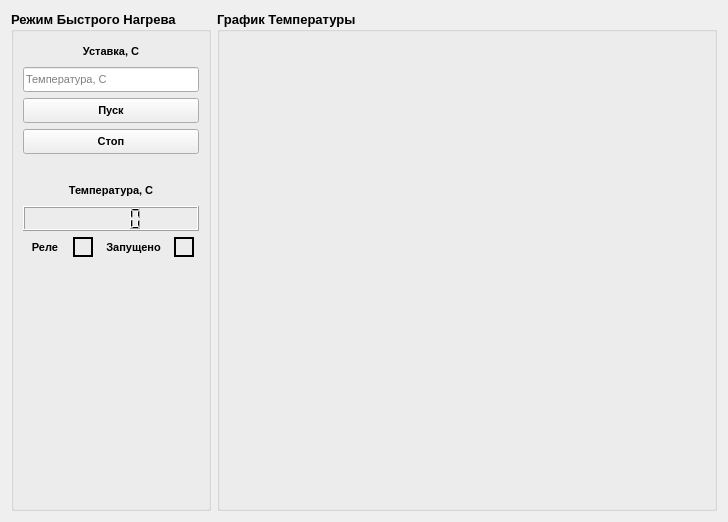
<?xml version="1.0" encoding="UTF-8"?>
<ui version="4.0">
 <class>FastHeat</class>
 <widget class="QWidget" name="FastHeat">
  <property name="geometry">
   <rect>
    <x>0</x>
    <y>0</y>
    <width>724</width>
    <height>518</height>
   </rect>
  </property>
  <property name="windowTitle">
   <string>Form</string>
  </property>
  <layout class="QHBoxLayout" name="horizontalLayout">
   <item>
    <widget class="QGroupBox" name="groupBox_3">
     <property name="minimumSize">
      <size>
       <width>200</width>
       <height>500</height>
      </size>
     </property>
     <property name="maximumSize">
      <size>
       <width>200</width>
       <height>16777215</height>
      </size>
     </property>
     <property name="font">
      <font>
       <pointsize>10</pointsize>
       <weight>75</weight>
       <bold>true</bold>
      </font>
     </property>
     <property name="title">
      <string>Режим Быстрого Нагрева</string>
     </property>
     <layout class="QVBoxLayout" name="verticalLayout_2">
      <item>
       <widget class="QLabel" name="label_2">
        <property name="minimumSize">
         <size>
          <width>0</width>
          <height>20</height>
         </size>
        </property>
        <property name="maximumSize">
         <size>
          <width>16777215</width>
          <height>20</height>
         </size>
        </property>
        <property name="font">
         <font>
          <pointsize>8</pointsize>
          <weight>75</weight>
          <bold>true</bold>
         </font>
        </property>
        <property name="text">
         <string>Уставка, C</string>
        </property>
        <property name="alignment">
         <set>Qt::AlignCenter</set>
        </property>
       </widget>
      </item>
      <item>
       <widget class="QLineEdit" name="lineedit_setpoint">
        <property name="minimumSize">
         <size>
          <width>0</width>
          <height>25</height>
         </size>
        </property>
        <property name="maximumSize">
         <size>
          <width>16777215</width>
          <height>25</height>
         </size>
        </property>
        <property name="font">
         <font>
          <pointsize>8</pointsize>
          <weight>50</weight>
          <bold>false</bold>
         </font>
        </property>
        <property name="placeholderText">
         <string>Температура, C</string>
        </property>
       </widget>
      </item>
      <item>
       <widget class="QPushButton" name="pushbutton_run">
        <property name="minimumSize">
         <size>
          <width>0</width>
          <height>25</height>
         </size>
        </property>
        <property name="maximumSize">
         <size>
          <width>16777215</width>
          <height>25</height>
         </size>
        </property>
        <property name="font">
         <font>
          <pointsize>8</pointsize>
          <weight>75</weight>
          <bold>true</bold>
         </font>
        </property>
        <property name="text">
         <string>Пуск</string>
        </property>
       </widget>
      </item>
      <item>
       <widget class="QPushButton" name="pushbutton_stop">
        <property name="minimumSize">
         <size>
          <width>0</width>
          <height>25</height>
         </size>
        </property>
        <property name="maximumSize">
         <size>
          <width>16777215</width>
          <height>25</height>
         </size>
        </property>
        <property name="font">
         <font>
          <pointsize>8</pointsize>
          <weight>75</weight>
          <bold>true</bold>
         </font>
        </property>
        <property name="text">
         <string>Стоп</string>
        </property>
       </widget>
      </item>
      <item>
       <spacer name="verticalSpacer">
        <property name="orientation">
         <enum>Qt::Vertical</enum>
        </property>
        <property name="sizeType">
         <enum>QSizePolicy::Fixed</enum>
        </property>
        <property name="sizeHint" stdset="0">
         <size>
          <width>20</width>
          <height>20</height>
         </size>
        </property>
       </spacer>
      </item>
      <item>
       <widget class="QLabel" name="label">
        <property name="minimumSize">
         <size>
          <width>0</width>
          <height>20</height>
         </size>
        </property>
        <property name="maximumSize">
         <size>
          <width>16777215</width>
          <height>20</height>
         </size>
        </property>
        <property name="font">
         <font>
          <pointsize>8</pointsize>
          <weight>75</weight>
          <bold>true</bold>
         </font>
        </property>
        <property name="text">
         <string>Температура, C</string>
        </property>
        <property name="alignment">
         <set>Qt::AlignCenter</set>
        </property>
       </widget>
      </item>
      <item>
       <widget class="QLCDNumber" name="lcdnumber_actualvalue">
        <property name="minimumSize">
         <size>
          <width>0</width>
          <height>25</height>
         </size>
        </property>
        <property name="maximumSize">
         <size>
          <width>16777215</width>
          <height>25</height>
         </size>
        </property>
        <property name="font">
         <font>
          <pointsize>8</pointsize>
          <weight>50</weight>
          <bold>false</bold>
         </font>
        </property>
       </widget>
      </item>
      <item>
       <layout class="QHBoxLayout" name="horizontalLayout_2">
        <item>
         <widget class="QLabel" name="label_6">
          <property name="minimumSize">
           <size>
            <width>0</width>
            <height>20</height>
           </size>
          </property>
          <property name="maximumSize">
           <size>
            <width>40</width>
            <height>20</height>
           </size>
          </property>
          <property name="font">
           <font>
            <pointsize>8</pointsize>
            <weight>75</weight>
            <bold>true</bold>
           </font>
          </property>
          <property name="text">
           <string>Реле</string>
          </property>
          <property name="alignment">
           <set>Qt::AlignCenter</set>
          </property>
         </widget>
        </item>
        <item>
         <widget class="QLabel" name="label_relay">
          <property name="minimumSize">
           <size>
            <width>20</width>
            <height>20</height>
           </size>
          </property>
          <property name="maximumSize">
           <size>
            <width>20</width>
            <height>20</height>
           </size>
          </property>
          <property name="font">
           <font>
            <pointsize>8</pointsize>
            <weight>50</weight>
            <bold>false</bold>
           </font>
          </property>
          <property name="frameShape">
           <enum>QFrame::WinPanel</enum>
          </property>
          <property name="text">
           <string/>
          </property>
          <property name="alignment">
           <set>Qt::AlignCenter</set>
          </property>
         </widget>
        </item>
        <item>
         <widget class="QLabel" name="label_4">
          <property name="minimumSize">
           <size>
            <width>0</width>
            <height>20</height>
           </size>
          </property>
          <property name="maximumSize">
           <size>
            <width>65</width>
            <height>20</height>
           </size>
          </property>
          <property name="font">
           <font>
            <pointsize>8</pointsize>
            <weight>75</weight>
            <bold>true</bold>
           </font>
          </property>
          <property name="text">
           <string>Запущено</string>
          </property>
          <property name="alignment">
           <set>Qt::AlignCenter</set>
          </property>
         </widget>
        </item>
        <item>
         <widget class="QLabel" name="label_isrunning">
          <property name="minimumSize">
           <size>
            <width>20</width>
            <height>20</height>
           </size>
          </property>
          <property name="maximumSize">
           <size>
            <width>20</width>
            <height>20</height>
           </size>
          </property>
          <property name="font">
           <font>
            <pointsize>8</pointsize>
            <weight>50</weight>
            <bold>false</bold>
           </font>
          </property>
          <property name="frameShape">
           <enum>QFrame::WinPanel</enum>
          </property>
          <property name="text">
           <string/>
          </property>
          <property name="alignment">
           <set>Qt::AlignCenter</set>
          </property>
         </widget>
        </item>
       </layout>
      </item>
      <item>
       <spacer name="verticalSpacer_2">
        <property name="orientation">
         <enum>Qt::Vertical</enum>
        </property>
        <property name="sizeType">
         <enum>QSizePolicy::Expanding</enum>
        </property>
        <property name="sizeHint" stdset="0">
         <size>
          <width>20</width>
          <height>40</height>
         </size>
        </property>
       </spacer>
      </item>
     </layout>
    </widget>
   </item>
   <item>
    <widget class="QGroupBox" name="groupBox">
     <property name="minimumSize">
      <size>
       <width>500</width>
       <height>500</height>
      </size>
     </property>
     <property name="font">
      <font>
       <pointsize>10</pointsize>
       <weight>75</weight>
       <bold>true</bold>
      </font>
     </property>
     <property name="title">
      <string>График Температуры</string>
     </property>
     <layout class="QGridLayout" name="gridLayout_2">
      <item row="0" column="0">
       <widget class="QCustomPlot" name="widget_realplot" native="true"/>
      </item>
     </layout>
    </widget>
   </item>
  </layout>
 </widget>
 <customwidgets>
  <customwidget>
   <class>QCustomPlot</class>
   <extends>QWidget</extends>
   <header>qcustomplot.h</header>
   <container>1</container>
  </customwidget>
 </customwidgets>
 <resources/>
 <connections/>
</ui>
